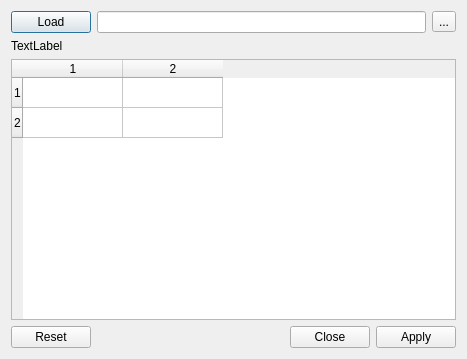
<?xml version="1.0" encoding="UTF-8"?>
<ui version="4.0">
 <class>SkyeAUStatusSettingsDialog</class>
 <widget class="QDialog" name="SkyeAUStatusSettingsDialog">
  <property name="geometry">
   <rect>
    <x>0</x>
    <y>0</y>
    <width>467</width>
    <height>359</height>
   </rect>
  </property>
  <property name="windowTitle">
   <string>Dialog</string>
  </property>
  <layout class="QVBoxLayout" name="verticalLayout">
   <item>
    <layout class="QHBoxLayout" name="horizontalLayout">
     <item>
      <widget class="QPushButton" name="pushButtonLoadFile">
       <property name="text">
        <string>Load</string>
       </property>
      </widget>
     </item>
     <item>
      <widget class="QLineEdit" name="lineEditFilePath"/>
     </item>
     <item>
      <widget class="QToolButton" name="toolButtonBrowseFile">
       <property name="text">
        <string>...</string>
       </property>
      </widget>
     </item>
    </layout>
   </item>
   <item>
    <widget class="QLabel" name="label">
     <property name="text">
      <string>TextLabel</string>
     </property>
    </widget>
   </item>
   <item>
    <widget class="QTableWidget" name="tableWidget">
     <property name="rowCount">
      <number>2</number>
     </property>
     <property name="columnCount">
      <number>2</number>
     </property>
     <row/>
     <row/>
     <column/>
     <column/>
    </widget>
   </item>
   <item>
    <widget class="QDialogButtonBox" name="buttonBox">
     <property name="orientation">
      <enum>Qt::Horizontal</enum>
     </property>
     <property name="standardButtons">
      <set>QDialogButtonBox::Apply|QDialogButtonBox::Close|QDialogButtonBox::Reset</set>
     </property>
    </widget>
   </item>
  </layout>
 </widget>
 <resources/>
 <connections>
  <connection>
   <sender>buttonBox</sender>
   <signal>accepted()</signal>
   <receiver>SkyeAUStatusSettingsDialog</receiver>
   <slot>accept()</slot>
   <hints>
    <hint type="sourcelabel">
     <x>248</x>
     <y>254</y>
    </hint>
    <hint type="destinationlabel">
     <x>157</x>
     <y>274</y>
    </hint>
   </hints>
  </connection>
  <connection>
   <sender>buttonBox</sender>
   <signal>rejected()</signal>
   <receiver>SkyeAUStatusSettingsDialog</receiver>
   <slot>reject()</slot>
   <hints>
    <hint type="sourcelabel">
     <x>316</x>
     <y>260</y>
    </hint>
    <hint type="destinationlabel">
     <x>286</x>
     <y>274</y>
    </hint>
   </hints>
  </connection>
 </connections>
</ui>
